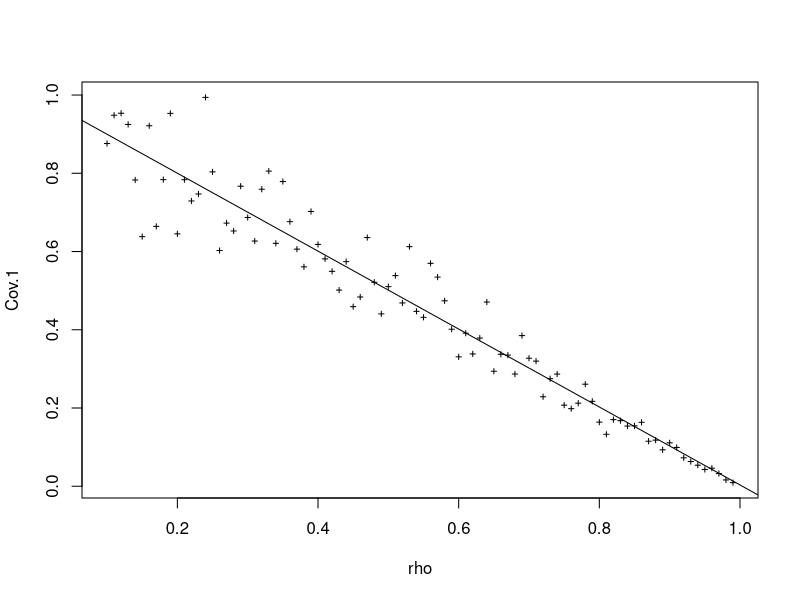

Generate this figure with R:


#########
### my point: null/nonnull affects the location of mean(z values)
### while correlation affects the variance of z values

##  if the correlation increases, the variance of z decreases.
library(MASS)
Cov.1 <- c()

rho <- seq(0.1, 0.99, by = 0.01)
for ( k in 1:length(rho))
{
  ndim <- 100
  mu <- rep(0, ndim)
  V <- matrix(rho[k], ndim, ndim)
  diag(V) <- 1
  sigma <- V * 1
  rand.effect <- mvrnorm(1, mu, V)
  Cov.1[k] <- var(rand.effect)
  
}

plot(rho, Cov.1, pch=3, cex=0.5)

abline(lm(Cov.1 ~rho))

### under the null, correlation affects enrichment analysis
rho <- 0.8
ndim <- 200

mu <- rep(0, ndim)
V <- matrix(rho, ndim, ndim)
diag(V) <- 1
sigma <- V*1

correlated.z <- mvrnorm(1, mu, V)
uncor.z <- rnorm(ndim)

beta0 <- 0
pi.uncor <- exp(beta0 + uncor.z)/( 1 + exp(beta0 + uncor.z) )
pi.cor <- exp(beta0 + correlated.z) / ( 1 + exp(beta0 + correlated.z))

GO.uncor <- rbinom(ndim, size=1, pi.uncor)
sum(GO.uncor)
GO.cor <- rbinom(ndim, size=1, pi.cor)
sum(GO.cor)


x <- rnorm(100,2,1)
y <- 1 + 2*x + rand.effect
y2 <- 1 + 2*x + rnorm(100)

summary(lm(y2~ x))
